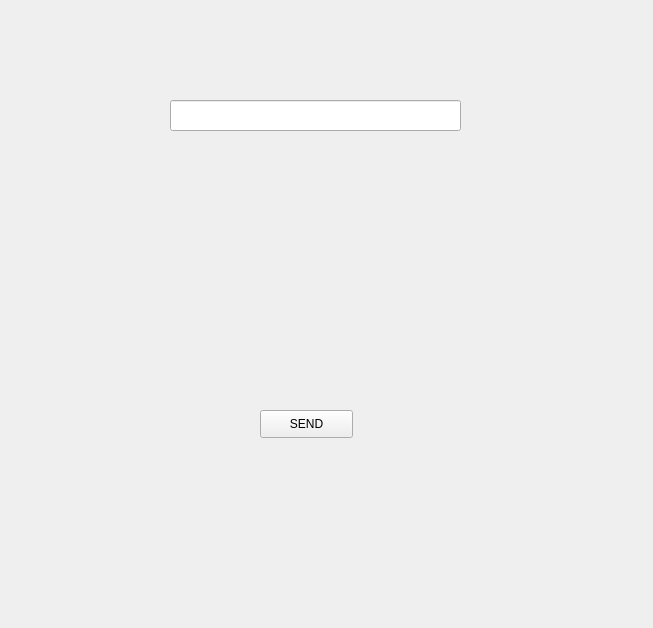
<?xml version="1.0" encoding="UTF-8"?>
<ui version="4.0">
 <class>RadicalClass</class>
 <widget class="QWidget" name="RadicalClass">
  <property name="geometry">
   <rect>
    <x>0</x>
    <y>0</y>
    <width>653</width>
    <height>628</height>
   </rect>
  </property>
  <property name="windowTitle">
   <string>RadicalClass</string>
  </property>
  <widget class="QLabel" name="receive_mess">
   <property name="geometry">
    <rect>
     <x>150</x>
     <y>180</y>
     <width>311</width>
     <height>191</height>
    </rect>
   </property>
   <property name="text">
    <string/>
   </property>
  </widget>
  <widget class="QLineEdit" name="send_mess">
   <property name="geometry">
    <rect>
     <x>170</x>
     <y>100</y>
     <width>291</width>
     <height>31</height>
    </rect>
   </property>
  </widget>
  <widget class="QPushButton" name="button">
   <property name="geometry">
    <rect>
     <x>260</x>
     <y>410</y>
     <width>93</width>
     <height>28</height>
    </rect>
   </property>
   <property name="text">
    <string>SEND</string>
   </property>
  </widget>
 </widget>
 <layoutdefault spacing="6" margin="11"/>
 <resources/>
 <connections/>
</ui>
